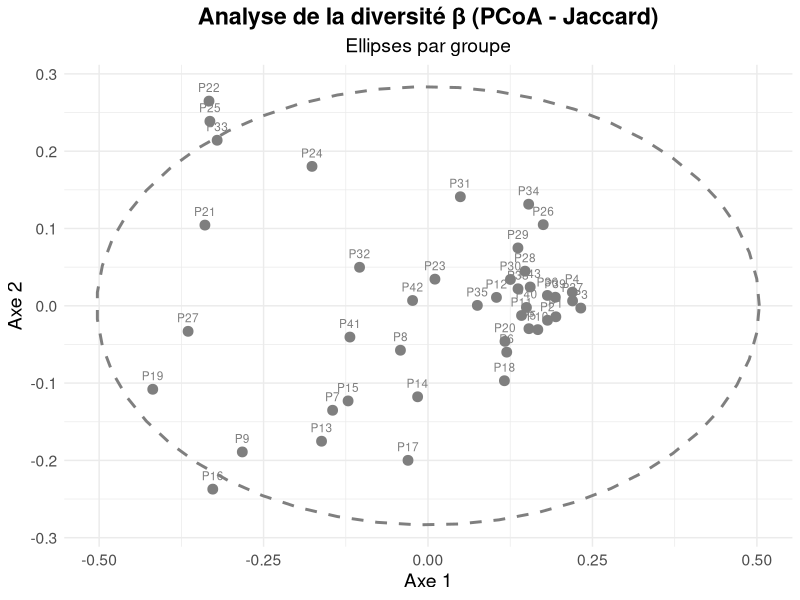

The R script that drew this image: (Note: this script raises an error after producing the figure.)
# Packages
library(tidyverse)
library(vegan)       # for beta-diversity
library(broom)       # to format results
library(ggplot2)

# 1. Load matrix
mat <- read.delim("taxa_presence_absence_min10.tsv", row.names = 1, check.names = FALSE)

# 2. Transpose: row = sample, columns = taxa
mat_t <- t(mat)

# 3. Clean: remove empty lines
sums <- rowSums(mat_t)
mat_t_nonempty <- mat_t[sums > 0, ]

# 4. Calculate Jaccard distance (binary)
dist_jaccard <- vegdist(mat_t_nonempty, method = "jaccard", binary = TRUE)

# 5. Performing a PCoA (classic ordination)
pcoa_res <- cmdscale(dist_jaccard, k = 2, eig = TRUE)

# 6. Create DataFrame for ggplot
df_plot <- as.data.frame(pcoa_res$points)
df_plot$Sample <- rownames(df_plot)

# Add groups according to samples
df_plot$Group <- case_when(
  df_plot$Sample %in% paste0("F", 1:7)   ~ "F",
  df_plot$Sample %in% paste0("F", 8:20)  ~ "G",
  df_plot$Sample %in% paste0("F", 21:34) ~ "I",
  df_plot$Sample %in% paste0("F", 35:43) ~ "S",
  TRUE ~ "Autre"
)

# 7. View PCoA with enhancements
pcoa_plot <- ggplot(df_plot, aes(x = V1, y = V2, color = Group, label = Sample)) +
  geom_point(size = 3) +
  stat_ellipse(type = "norm", linetype = "dashed", linewidth = 1) +
  geom_text(vjust = -1, size = 3, show.legend = FALSE) +
  scale_color_manual(values = c("F" = "red", "G" = "blue", "I" = "green", "S" = "purple")) +
  labs(title = "Analyse de la diversité β (PCoA - Jaccard)",
       subtitle = "Ellipses par groupe",
       x = "Axe 1", y = "Axe 2", color = "Groupe") +
  theme_minimal() +
  theme(
    text = element_text(size = 14),
    legend.title = element_text(size = 14),
    legend.text = element_text(size = 12),
    legend.position = "right",
    plot.title = element_text(hjust = 0.5, face = "bold"),
    plot.subtitle = element_text(hjust = 0.5)
  )

print(pcoa_plot)

# 8. PERMANOVA
permanova_res <- adonis2(dist_jaccard ~ Group, data = df_plot)
print(permanova_res)

# 9. Dispersion homogeneity test
betadisp_res <- betadisper(dist_jaccard, df_plot$Group)
anova_disp <- anova(betadisp_res)
print(anova_disp)

# 10. Automatic summary of results
summary_table <- tibble(
  Test = c("PERMANOVA", "Dispersion"),
  `R2 / F value` = c(permanova_res$R2[1], anova_disp$`F value`[1]),
  `p-value` = c(permanova_res$`Pr(>F)`[1], anova_disp$"Pr(>F)"[1])
)

print(summary_table)

## Test pairwise PERMANOVA

# 1. Create a function for PERMANOVA between 2 groups
pairwise_permanova <- function(data_matrix, grouping_vector) {
  combinaisons <- combn(unique(grouping_vector), 2, simplify = FALSE)
  
  resultats <- lapply(combinaisons, function(pair) {
    idx <- grouping_vector %in% pair
    subset_matrix <- data_matrix[idx, ]
    subset_group <- grouping_vector[idx]
    dist_subset <- vegdist(subset_matrix, method = "jaccard", binary = TRUE)
    mod <- adonis2(dist_subset ~ subset_group)
    tibble(
      Group1 = pair[1],
      Group2 = pair[2],
      R2 = mod$R2[1],
      F_value = mod$F[1],
      p_value = mod$`Pr(>F)`[1]
    )
  })
  
  bind_rows(resultats)
}

# 2. Use the function
results_pairwise <- pairwise_permanova(mat_t_nonempty, df_plot$Group)

# 3. See results
print(results_pairwise)

## Heatmap

# 1. Preparing data for the heatmap
heatmap_data <- results_pairwise %>%
  mutate(Significant = ifelse(p_value < 0.05, "Significant", "Not Significant"))

# 2. Making the heatmap
heatmap_plot <- ggplot(heatmap_data, aes(x = Group1, y = Group2, fill = p_value)) +
  geom_tile(color = "white") +
  geom_text(aes(label = round(p_value, 3)), size = 4) +
  scale_fill_gradient2(low = "red", mid = "white", high = "blue", midpoint = 0.05, name = "p-value") +
  labs(title = "Pairwise PERMANOVA - Heatmap des p-values",
       x = "Groupe 1",
       y = "Groupe 2") +
  theme_minimal() +
  theme(axis.text.x = element_text(angle = 45, hjust = 1))

print(heatmap_plot)
